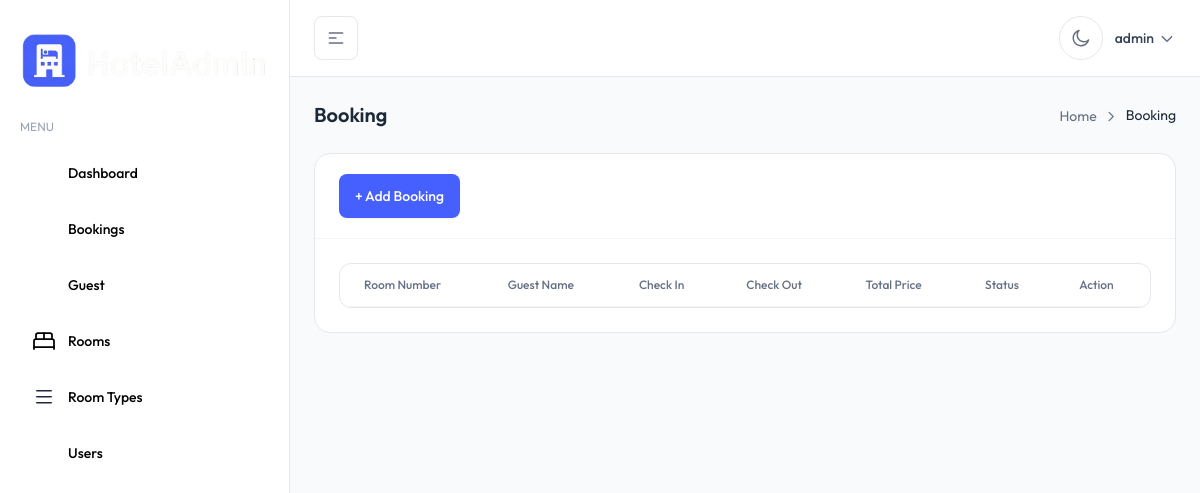
The app's page /bookings/index.php (signed in), older data.
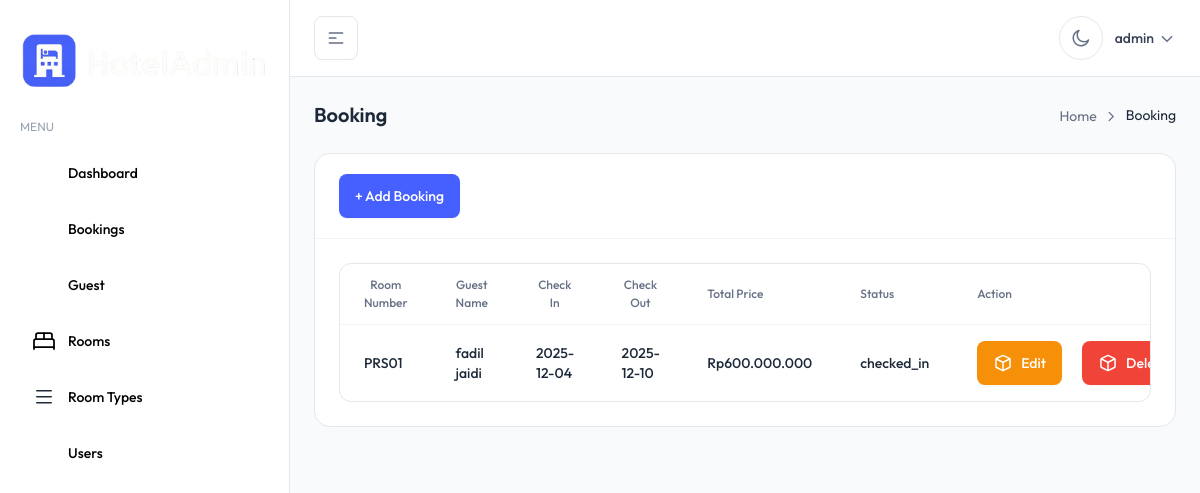
The same page, newer data.
### tables this page shows
CREATE TABLE `bookings` (
  `id` int(11) NOT NULL,
  `room_id` int(11) NOT NULL,
  `guest_id` int(11) NOT NULL,
  `check_in` date NOT NULL,
  `check_out` date NOT NULL,
  `total_price` int(11) NOT NULL,
  `status` enum('booked','checked_in','checked_out','cancelled') NOT NULL DEFAULT 'booked'
);

CREATE TABLE `rooms` (
  `id` int(11) NOT NULL,
  `room_number` varchar(10) NOT NULL,
  `type_id` int(11) NOT NULL,
  `status` enum('available','occupied','maintenance') NOT NULL DEFAULT 'available'
);

CREATE TABLE `guest` (
  `id` int(11) NOT NULL,
  `name` varchar(150) NOT NULL,
  `phone` varchar(15) NOT NULL,
  `nik` varchar(50) DEFAULT NULL,
  `address` text NOT NULL
);

### config/function.php (called while the page is built, shortened)
<?php
function getData($sql){
    global $koneksi;
    $result = mysqli_query($koneksi, $sql);
    $rows = [];
    while ($row = mysqli_fetch_assoc($result)){
        $rows[] = $row;
    }
    return $rows;
}
?>

### bookings/index.php (the view, shortened to what the changed rows need)
<?php
require_once '../config/config.php';
require_once '../config/function.php';
include_once '../template/header.php';
include_once '../template/navbar.php';
?>
<main>
    <div class="max-w-(--breakpoint-2xl) mx-auto p-4 sm:p-6 lg:p-8">
        <div x-data="{ pageName: `Booking`}">
            <?php require_once '../template/partials/breadcrumb.php'; ?>
        </div>
        <div class="rounded-2xl border border-gray-200 bg-white dark:border-gray-800 dark:bg-white/[0.03]">
            <div class="p-5 border-t border-gray-100 dark:border-gray-800 sm:p-6">
                <div
                    class="overflow-hidden rounded-xl border border-gray-200 bg-white dark:border-gray-800 dark:bg-white/[0.03]">
                    <div class="max-w-full overflow-x-auto">
                        <table class="min-w-full">
                            <thead>
                                <tr class="border-b border-gray-100 dark:border-gray-800">
                                    <th class="px-5 py-3 sm:px-6">
                                        <div class="flex items-center">
                                            <p class="font-medium text-gray-500 text-theme-xs dark:text-gray-400">
                                                Room Number
                                            </p>
                                        </div>
                                    </th>
                                    <th class="px-5 py-3 sm:px-6">
                                        <div class="flex items-center">
                                            <p class="font-medium text-gray-500 text-theme-xs dark:text-gray-400">
                                                Guest Name
                                            </p>
                                        </div>
                                    </th>
                                    <th class="px-5 py-3 sm:px-6">
                                        <div class="flex items-center">
                                            <p class="font-medium text-gray-500 text-theme-xs dark:text-gray-400">
                                                Check In
                                            </p>
                                        </div>
                                    </th>
                                    <th class="px-5 py-3 sm:px-6">
                                        <div class="flex items-center">
                                            <p class="font-medium text-gray-500 text-theme-xs dark:text-gray-400">
                                                Check Out
                                            </p>
                                        </div>
                                    </th>
                                    <th class="px-5 py-3 sm:px-6">
                                        <div class="flex items-center">
                                            <p class="font-medium text-gray-500 text-theme-xs dark:text-gray-400">
                                                Total Price
                                            </p>
                                        </div>
                                    </th>
                                    <th class="px-5 py-3 sm:px-6">
                                        <div class="flex items-center">
                                            <p class="font-medium text-gray-500 text-theme-xs dark:text-gray-400">
                                                Status
                                            </p>
                                        </div>
                                    </th>
                                    <th class="px-5 py-3 sm:px-6">
                                        <div class="flex items-center">
                                            <p class="font-medium text-gray-500 text-theme-xs dark:text-gray-400">
                                                Action
                                            </p>
                                        </div>
                                    </th>
                                </tr>
                            </thead>
                            <tbody class="divide-y divide-gray-100 dark:divide-gray-800">
                                <?php
                                $bookings = getData("SELECT * FROM bookings");
                                foreach ($bookings as $booking) {
                                    ?>
                                    <tr>
                                        <td class="px-5 py-4 sm:px-6">
                                            <div class="flex items-center">
                                                <div class="flex items-center gap-3">
                                                    <div>
                                                        <span
                                                            class="block font-medium text-gray-800 text-theme-sm dark:text-white/90">
                                                            <?php
                                                            $room_id = $booking['room_id'];
                                                            $room = getData("SELECT * FROM rooms WHERE id = $room_id")[0];
                                                            ?>
                                                            <?= $room['room_number'] ?>
                                                        </span>
                                                    </div>
                                                </div>
                                            </div>
                                        </td>
                                        <td class="px-5 py-4 sm:px-6">
                                            <div class="flex items-center">
                                                <div class="flex items-center gap-3">
                                                    <div>
                                                        <span
                                                            class="block font-medium text-gray-800 text-theme-sm dark:text-white/90">
                                                            <?php
                                                            $guest_id = $booking['guest_id'];
                                                            $guest = getData("SELECT * FROM guest WHERE id = $guest_id ")[0];
                                                            ?>
                                                            <?= $guest['name'] ?>
                                                        </span>
                                                    </div>
                                                </div>
                                            </div>
                                        </td>
                                        <td class="px-5 py-4 sm:px-6">
                                            <div class="flex items-center">
                                                <div class="flex items-center gap-3">
                                                    <div>
                                                        <span
                                                            class="block font-medium text-gray-800 text-theme-sm dark:text-white/90">
                                                            <?= $booking['check_in'] ?>
                                                        </span>
                                                    </div>
                                                </div>
                                            </div>
                                        </td>
                                        <td class="px-5 py-4 sm:px-6">
                                            <div class="flex items-center">
                                                <div class="flex items-center gap-3">
                                                    <div>
                                                        <span
                                                            class="block font-medium text-gray-800 text-theme-sm dark:text-white/90">
                                                            <?= $booking['check_out'] ?>
                                                        </span>
                                                    </div>
                                                </div>
                                            </div>
                                        </td>
                                        <td class="px-5 py-4 sm:px-6">
                                            <div class="flex items-center">
                                                <div class="flex items-center gap-3">
                                                    <div>
                                                        <span
                                                            class="block font-medium text-gray-800 text-theme-sm dark:text-white/90">
                                                            Rp<?= number_format($booking['total_price'], 0, ',', '.'); ?>
                                                        </span>
                                                    </div>
                                                </div>
                                            </div>
                                        </td>
                                        <td class="px-5 py-4 sm:px-6">
                                            <div class="flex items-center">
                                                <div class="flex items-center gap-3">
                                                    <div>
                                                        <span
                                                            class="block font-medium text-gray-800 text-theme-sm dark:text-white/90">
                                                            <?= $booking['status'] ?>
                                                        </span>
                                                    </div>
                                                </div>
                                            </div>
                                        </td>
                                        <td class="px-5 py-4 sm:px-6">
                                            <div class="flex items-center gap-5">
                                                <a href="edit-booking.php?id=<?= $booking['id'] ?>"
                                                    class="inline-flex items-center gap-2 px-4 py-3 text-sm font-medium text-white transition rounded-lg bg-warning-500 shadow-theme-xs hover:bg-warning-600">
                                                    Edit
                                                </a>
                                                <a href="?id=<?= $booking['id'] ?>&msg=deleted"
                                                    onclick="return confirm('Anda yakin ingin menghapus data ini?')"
                                                    title="delete data"
                                                    class="inline-flex items-center gap-2 px-4 py-3 text-sm font-medium text-white transition rounded-lg bg-error-500 shadow-theme-xs hover:bg-error-600">
                                                    Delete
                                                </a>
                                            </div>
                                        </td>
                                    </tr>
                                <?php } ?>
                            </tbody>
                        </table>
                    </div>
                </div>
            </div>
        </div>
    </div>
</main>
<?php include '../template/footer.php'; ?>

Row changes from the older to the newer data that the page shows:
added bookings: room.room_number "PRS01", guest.name "fadil jaidi", check_in "2025-12-04", check_out "2025-12-10", total_price "600.000.000", status "checked_in"
